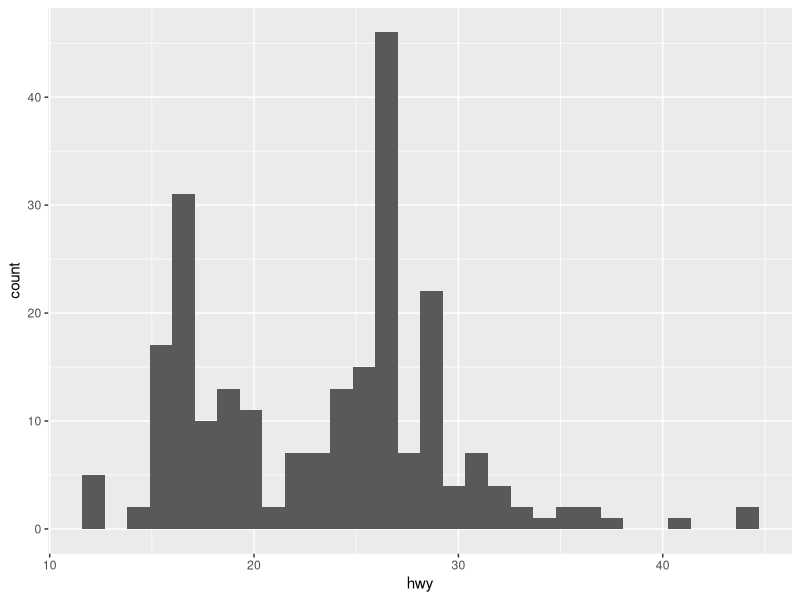
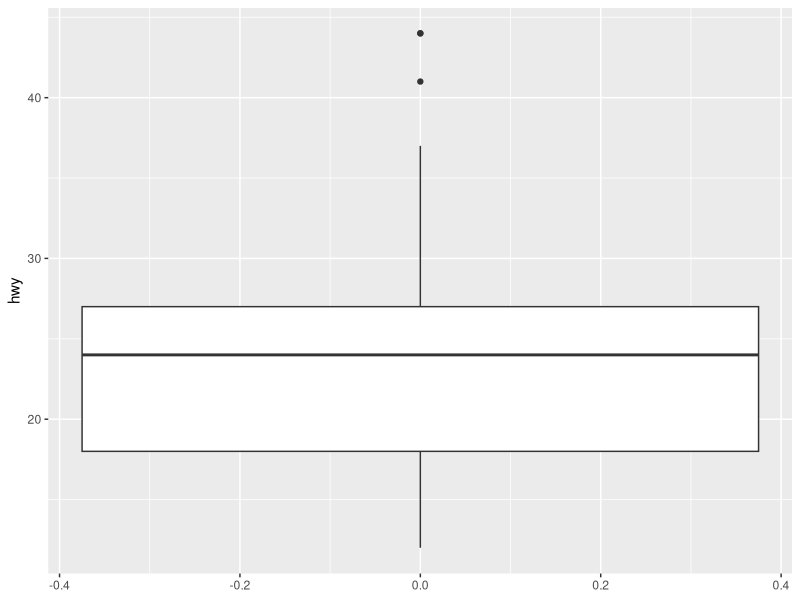

The R script that drew these images, in order:
## ---- chunk 1
knitr::opts_chunk$set(echo = TRUE)
## ---- chunk 2
x <- c(1, 4, 6, 2, 8, NA, 10)
x
## ---- chunk 3
a <- c("a", "c", "r", NA, "s", NA, "q")
a
## ---- chunk 4
sum(x)
## ---- chunk 5
mean(x)
sd(x)
## ---- chunk 6
sum(x, na.rm = T)
## ---- chunk 7
is.na(x)
is.na(a)
## ---- chunk 8
table(is.na(x))
## ---- chunk 9
which(is.na(x))
## ---- chunk 10
na.omit(x)
na.omit(a)
## ---- chunk 11
x[is.na(x)] <- 0 
x
## ---- chunk 12
x <- c(1, 4, 6, 2, 8, NA, 10) #Debemos volver a generar el objeto porque ya reemplazamos el NA con 0

x[is.na(x)] <- mean(x, na.rm = T)
## ---- chunk 13
datos <- ggplot2::mpg
summary(datos$hwy)
## ---- chunk 14
range(datos$hwy)
## ---- chunk 15
library(ggplot2)

ggplot(datos, aes(x = hwy)) + geom_histogram()
## ---- chunk 16
ggplot(datos, aes(y = hwy)) + geom_boxplot()
## ---- chunk 17
atipicos <- boxplot.stats(datos$hwy)$out
atipicos
## ---- chunk 18
id.atip <- which(datos$hwy %in% atipicos)

knitr::kable(datos[id.atip, ])
